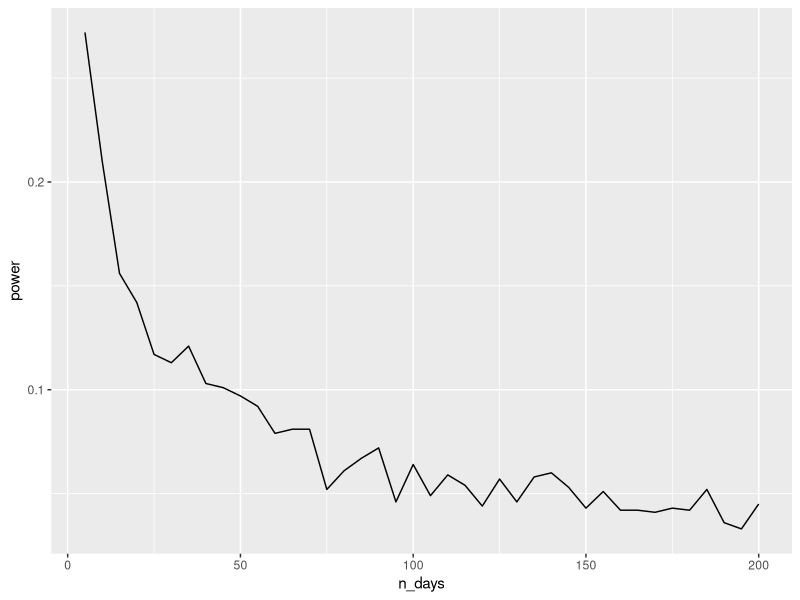

This figure's R source: (Note: a time limit stopped this script after it produced the figure.)
#### Updated Bonferroni Power Curves

mu_control <- 10
difference <- 2
mu_treatment <- mu_control + difference
sigma <- 5
n_treatment <- 50
n_control <- 50
n_trials <- 1000
alpha <- 0.05

### Graph 1: Days vs. Power

n_days <- seq(5, 200, by=5)
power <- rep(NA, length(n_days))

my_data_full <- matrix(NA, nrow=length(n_days), ncol=2)
my_data_full <- data.frame(my_data_full)
names(my_data_full) <- c("Days", "Power")

library(ggplot2)

counter <- 1
for (k in 1:length(n_days)) {
  
  current_days <- n_days[k]
  type2errors <- 0
  
  current_fwer <- alpha/current_days
  
  for (j in 1:n_trials) {
    
    treatment <- rnorm(n_treatment, mean = mu_treatment, sd = sigma)
    control <- rnorm(n_control, mean = mu_control, sd = sigma)
    pval = t.test(treatment, control)$p.value
    
    if (pval > current_fwer) {
      type2errors <- type2errors + 1
    } 
    
  }
  
  power[k] = (n_trials - type2errors) / n_trials
  my_data_full[counter,] <- c(current_days, power[k])
  counter <- counter+1
}

ggplot() + geom_line(data=my_data_full, aes(x=n_days, y=power))

### Graph 2: Sample Size vs. Power (Colors as Number of Days)

mu_control <- 10
difference <- 2
mu_treatment <- mu_control + difference
sigma <- 5
n_trials <- 1000
alpha <- 0.05

n = seq(10, 500, by=10)
n_days = seq(10, 1010, by=200)

my_data_full <- matrix(NA, nrow=length(n) * length(n_days), ncol=3)
my_data_full <- data.frame(my_data_full)
names(my_data_full) <- c("n", "Days", "Power")

counter <- 1
for (k in 1:length(n_days)) {
  
  current_days <- n_days[k]
  current_fwer = alpha/current_days
  
  for (j in 1:length(n)) {
    
    current_n <- n[j]
    
    type2errors <- 0
    
    for (i in 1:n_trials) {
      
      treatment <- rnorm(current_n, mean = mu_treatment, sd = sigma)
      control <- rnorm(current_n, mean = mu_control, sd = sigma)
      
      pval = t.test(treatment, control)$p.value
      
      if (pval > current_fwer) {
        type2errors <- type2errors + 1
      } 
    }
    
    my_data_full[counter,] <- c(current_days, current_n, (n_trials - type2errors) / n_trials)
    counter <- counter+1
  }
}

days = my_data_full[, 1]
graph_n = my_data_full[, 2]
power = my_data_full[, 3]

ggplot() + geom_line(data=my_data_full, aes(x=graph_n, y=power, group=days, col=as.factor(days)))
